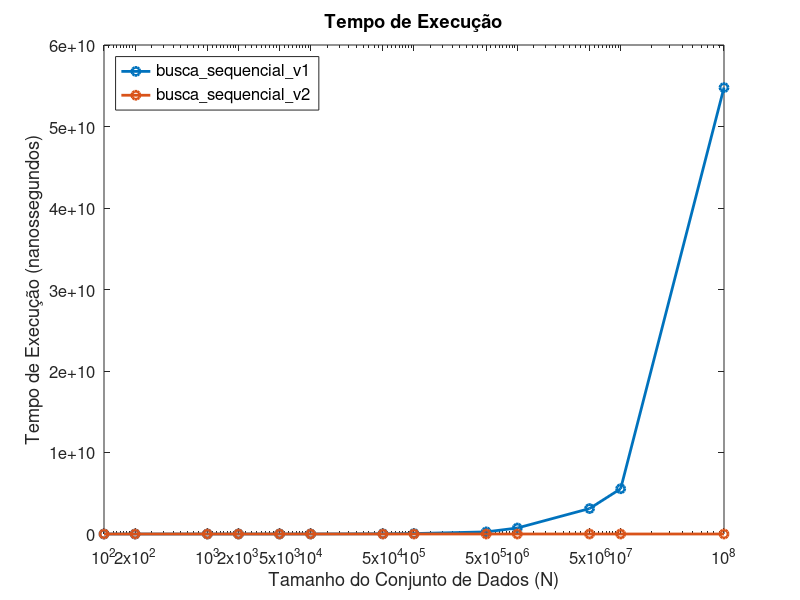
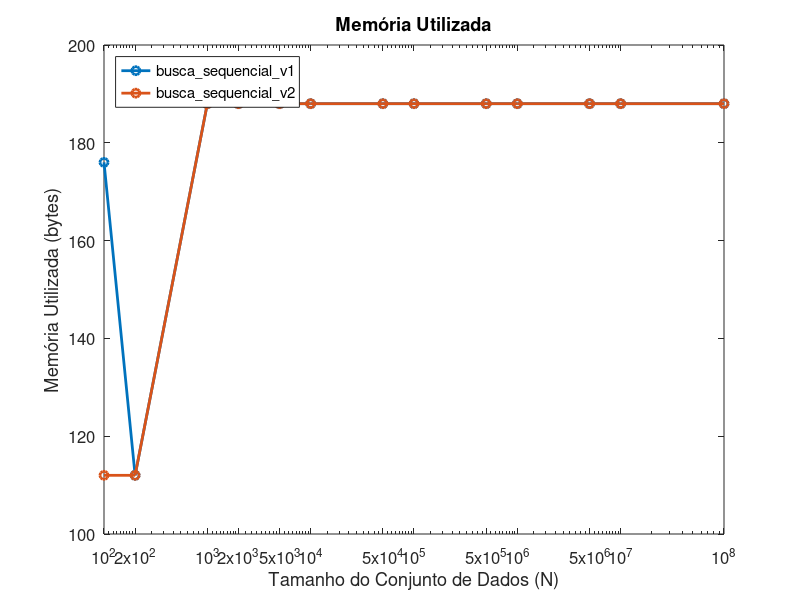

MATLAB code to generate these figures, in order:
% Tempo
N = [100, 200, 1000, 2000, 5000, 10000, 50000, 100000, 500000, 1000000, 5000000, 10000000, 100000000];
Tempo_v1 = [20300, 12000, 408800, 1489800, 3464900, 5116300, 29057800, 53667400, 260720000, 735215400, 3121597300, 5553537900, 54775155900];
Tempo_v2 = [10700, 8100, 9500, 20100, 16800, 14200, 15300, 16100, 15900, 20800, 17700, 66600, 36200];

% Plotar o gráfico de linha de tempo de execução para v1 e v2
figure;
semilogx(N, Tempo_v1, '-o', 'LineWidth', 2, 'DisplayName', 'busca\_sequencial\_v1');
hold on;
semilogx(N, Tempo_v2, '-o', 'LineWidth', 2, 'DisplayName', 'busca\_sequencial\_v2');

xlabel('Tamanho do Conjunto de Dados (N)', 'FontSize', 14); % Aumente o tamanho da fonte
ylabel('Tempo de Execução (nanossegundos)', 'FontSize', 14); % Aumente o tamanho da fonte
title('Tempo de Execução', 'FontSize', 16); % Aumente o tamanho da fonte
legend('Location', 'northwest');
set(gca, 'XTick', N); % Defina os valores de N como marcas no eixo x
xlim([min(N), max(N)]); % Defina os limites do eixo x

% Remova as grades
grid off;

% Aumente o tamanho da fonte nas legendas e no eixo
set(gca, 'FontSize', 12);
legend('FontSize', 12);

% Memória
N = [100, 200, 1000, 2000, 5000, 10000, 50000, 100000, 500000, 1000000, 5000000, 10000000, 100000000];
Memoria_v1 = [176, 112, 188, 188, 188, 188, 188, 188, 188, 188, 188, 188, 188];
Memoria_v2 = [112, 112, 188, 188, 188, 188, 188, 188, 188, 188, 188, 188, 188];

% Plotar o gráfico de memória utilizada para v1 e v2
figure;
semilogx(N, Memoria_v1, '-o', 'LineWidth', 2, 'DisplayName', 'busca\_sequencial\_v1');
hold on;
semilogx(N, Memoria_v2, '-o', 'LineWidth', 2, 'DisplayName', 'busca\_sequencial\_v2');
xlabel('Tamanho do Conjunto de Dados (N)', 'FontSize', 14); % Aumente o tamanho da fonte
ylabel('Memória Utilizada (bytes)', 'FontSize', 14); % Aumente o tamanho da fonte
title('Memória Utilizada', 'FontSize', 16); % Aumente o tamanho da fonte
legend('Location', 'northwest');
set(gca, 'XTick', N); % Defina os valores de N como marcas no eixo x
set(gca, 'XScale', 'log'); % Configure a escala do eixo x para logaritmo
xlim([min(N), max(N)]); % Defina os limites do eixo x

% Aumente o tamanho da fonte no gráfico
set(gca, 'FontSize', 12);

% Remova as grades
grid off;
